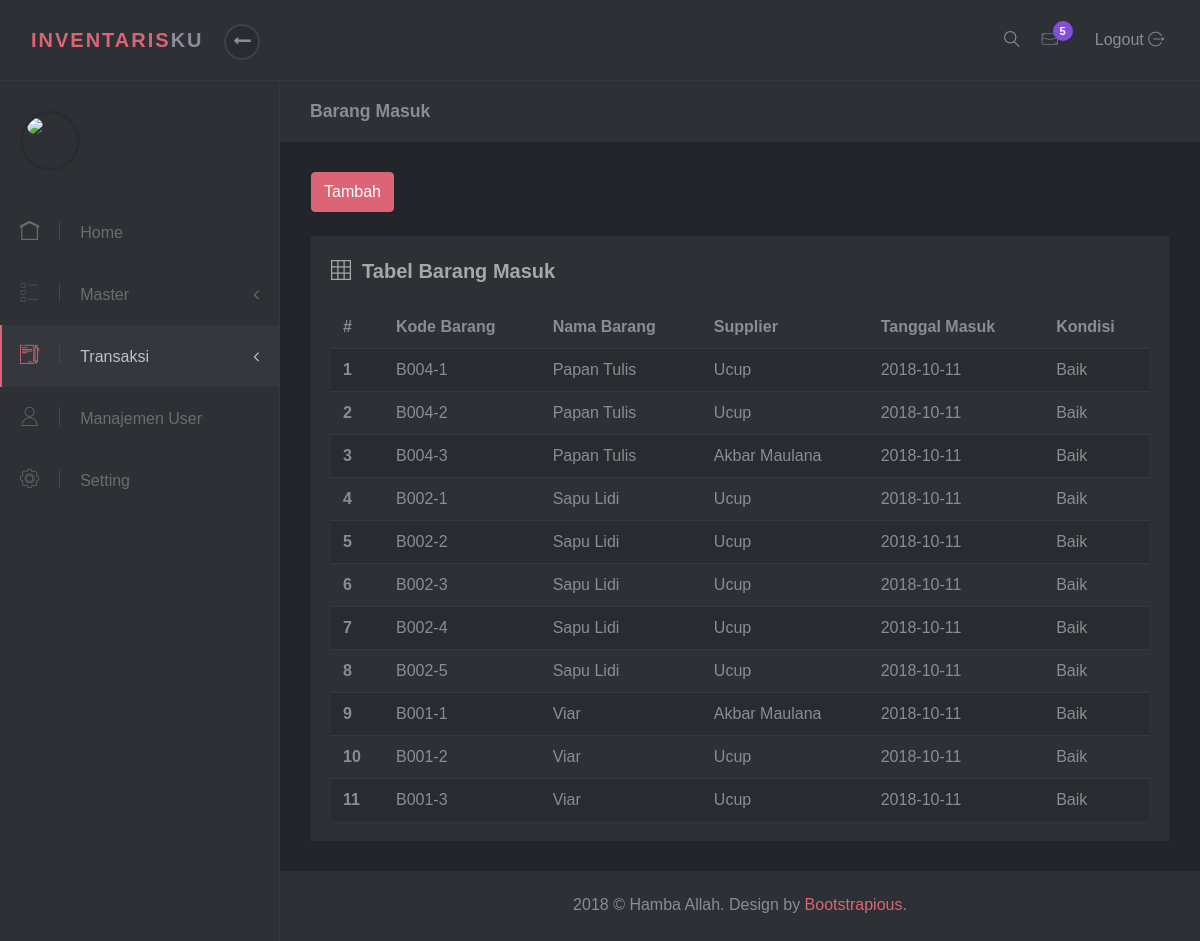
Screenshot of /pages/barang_masuk.php with the database file from the repository.
### tables this page shows
CREATE TABLE `barang_masuk` (
  `barang_masuk_id` int(11) NOT NULL,
  `barang_id` int(11) NOT NULL,
  `supplier_id` int(11) NOT NULL,
  `barang_masuk_code` varchar(12) NOT NULL,
  `barang_masuk_condition` enum('Baik','Rusak') NOT NULL DEFAULT 'Baik',
  `barang_masuk_date` date NOT NULL
);

CREATE TABLE `barang` (
  `barang_id` int(11) NOT NULL,
  `category_id` int(11) NOT NULL,
  `barang_code` varchar(8) NOT NULL,
  `barang_name` varchar(35) NOT NULL,
  `barang_location` varchar(35) NOT NULL
);

CREATE TABLE `supplier` (
  `supplier_id` int(11) NOT NULL,
  `supplier_name` varchar(35) NOT NULL,
  `supplier_address` varchar(50) NOT NULL,
  `supplier_telp` varchar(15) NOT NULL,
  `supplier_country` varchar(20) NOT NULL
);

### pages/barang_masuk.php (the view, shortened to what this page needs)
<?php include "header.php"; ?>
<?php include "sidebar.php"; ?>
<div class="page-header">
  <div class="container-fluid">
    <h2 class="h5 no-margin-bottom">Barang Masuk</h2>
  </div>
</div>
<section class="no-padding-top">
  <div class="container-fluid">
    <div class="row">
      <div class="col-lg-12">
        <a href="barang_masuk_form.php" class="btn btn-primary">Tambah</a><br><br>
        <div class="block">
          <div class="title">
            <strong><i class="icon-grid"></i>&nbsp; Tabel Barang Masuk</strong>
          </div>
          <div class="table-responsive">
            <table class="table table-striped table-hover">
              <thead>
                <tr>
                  <th>#</th>
                  <th>Kode Barang</th>
                  <th>Nama Barang</th>
                  <th>Supplier</th>
                  <th>Tanggal Masuk</th>
                  <th>Kondisi</th>
                </tr>
              </thead>
              <tbody>
                <?php
                $n = 0;
                $sql = mysqli_query($conn, "SELECT * FROM barang_masuk INNER JOIN barang ON barang.barang_id = barang_masuk.barang_id INNER JOIN supplier ON supplier.supplier_id = barang_masuk.supplier_id ORDER BY barang_name, barang_masuk_code ASC");
                while($row = mysqli_fetch_array($sql)):
                ?>
                <tr>
                  <th scope="row"><?php echo ++$n; ?></th>
                  <td><?php echo $row['barang_masuk_code']; ?></td>
                  <td><?php echo $row['barang_name']; ?></td>
                  <td><?php echo $row['supplier_name']; ?></td>
                  <td><?php echo $row['barang_masuk_date']; ?></td>
                  <td><?php echo $row['barang_masuk_condition']; ?></td>
                </tr>
                <?php endwhile; ?>
              </tbody>
            </table>
          </div>
        </div>
      </div>
    </div>
  </div>
</section>
<?php
include "footer.php";
?>

### css/style.default.css (style rules this page uses)
body { position: relative; }
section { padding: 0 1rem; }
a { -webkit-transition: all 0.3s; transition: all 0.3s; display: inline-block; }
i, span, strong { display: inline-block; }
.no-padding-top { padding-top: 0 !important; }
.no-margin-bottom { margin-bottom: 0 !important; }
.block { padding: 20px; background: #2d3035; color: #8a8d93; margin-bottom: 30px; }
.page-header { padding: 20px 15px; background: #2d3035; color: #8a8d93; margin-bottom: 30px; }
i[class*='icon-'] { -webkit-transform: translateY(2px); transform: translateY(2px); }
.block .title { margin-bottom: 20px; }
.block .title strong:first-child { font-size: 1.25rem; color: #a5a7ab; }
.table { margin-bottom: 0; }
.table td, .table th { border-color: #343a40; }
.table thead th { border: none; }
.table-striped tbody tr { -webkit-transition: all 0.3s; transition: all 0.3s; }
.table-striped tbody tr:nth-of-type(odd) { background-color: #282b2f; }
.btn { font-weight: 400; border: 1px solid transparent; padding: 0.45rem 0.75rem; font-size: 1rem; line-height: 1.5; border-radius: 0.25rem; -webkit-transition: color 0.15s ease-in-out, background-color 0.15s ease-in-out, border-color 0.15s ease-in-out, -webkit-box-shadow 0.15s ease-in-out; transition: color 0.15s ease-in-out, background-color 0.15s ease-in-out, border-color 0.15s ease-in-out, -webkit-box-shadow 0.15s ease-in-out; transition: color 0.15s ease-in-out, background-color 0.15s ease-in-out, border-color 0.15s ease-in-out, box-shadow 0.15s ease-in-out; transition: color 0.15s ease-in-out, background-color 0.15s ease-in-out, border-color 0.15s ease-in-out, box-shadow 0.15s ease-in-out, -webkit-box-shadow 0.15s ease-in-out; }
.btn-primary { color: color-yiq(#DB6574); background-color: #DB6574; border-color: #DB6574; }
body { font-family: "Muli", sans-serif; font-size: 1rem; font-weight: 400; line-height: 1.5; color: #8a8d93; background-color: #fff; }
a { color: #DB6574; text-decoration: none; }
h1, h2, h3, h4, h5, h6, .h1, .h2, .h3, .h4, .h5, .h6 { margin-bottom: 0.5rem; font-family: inherit; font-weight: 700; line-height: 1.2; color: inherit; }
h2, .h2 { font-size: 1.7rem; }
h5, .h5 { font-size: 1.1rem; }

### rows the page displays
barang_masuk: barang_masuk_code "B004-1", barang.barang_name "Papan Tulis", supplier.supplier_name "Ucup", barang_masuk_date "2018-10-11", barang_masuk_condition "Baik"
barang_masuk: barang_masuk_code "B004-2", barang.barang_name "Papan Tulis", supplier.supplier_name "Ucup", barang_masuk_date "2018-10-11", barang_masuk_condition "Baik"
barang_masuk: barang_masuk_code "B004-3", barang.barang_name "Papan Tulis", supplier.supplier_name "Akbar Maulana", barang_masuk_date "2018-10-11", barang_masuk_condition "Baik"
barang_masuk: barang_masuk_code "B002-1", barang.barang_name "Sapu Lidi", supplier.supplier_name "Ucup", barang_masuk_date "2018-10-11", barang_masuk_condition "Baik"
barang_masuk: barang_masuk_code "B002-2", barang.barang_name "Sapu Lidi", supplier.supplier_name "Ucup", barang_masuk_date "2018-10-11", barang_masuk_condition "Baik"
barang_masuk: barang_masuk_code "B002-3", barang.barang_name "Sapu Lidi", supplier.supplier_name "Ucup", barang_masuk_date "2018-10-11", barang_masuk_condition "Baik"
barang_masuk: barang_masuk_code "B002-4", barang.barang_name "Sapu Lidi", supplier.supplier_name "Ucup", barang_masuk_date "2018-10-11", barang_masuk_condition "Baik"
barang_masuk: barang_masuk_code "B002-5", barang.barang_name "Sapu Lidi", supplier.supplier_name "Ucup", barang_masuk_date "2018-10-11", barang_masuk_condition "Baik"
barang_masuk: barang_masuk_code "B001-1", barang.barang_name "Viar", supplier.supplier_name "Akbar Maulana", barang_masuk_date "2018-10-11", barang_masuk_condition "Baik"
barang_masuk: barang_masuk_code "B001-2", barang.barang_name "Viar", supplier.supplier_name "Ucup", barang_masuk_date "2018-10-11", barang_masuk_condition "Baik"
barang_masuk: barang_masuk_code "B001-3", barang.barang_name "Viar", supplier.supplier_name "Ucup", barang_masuk_date "2018-10-11", barang_masuk_condition "Baik"
